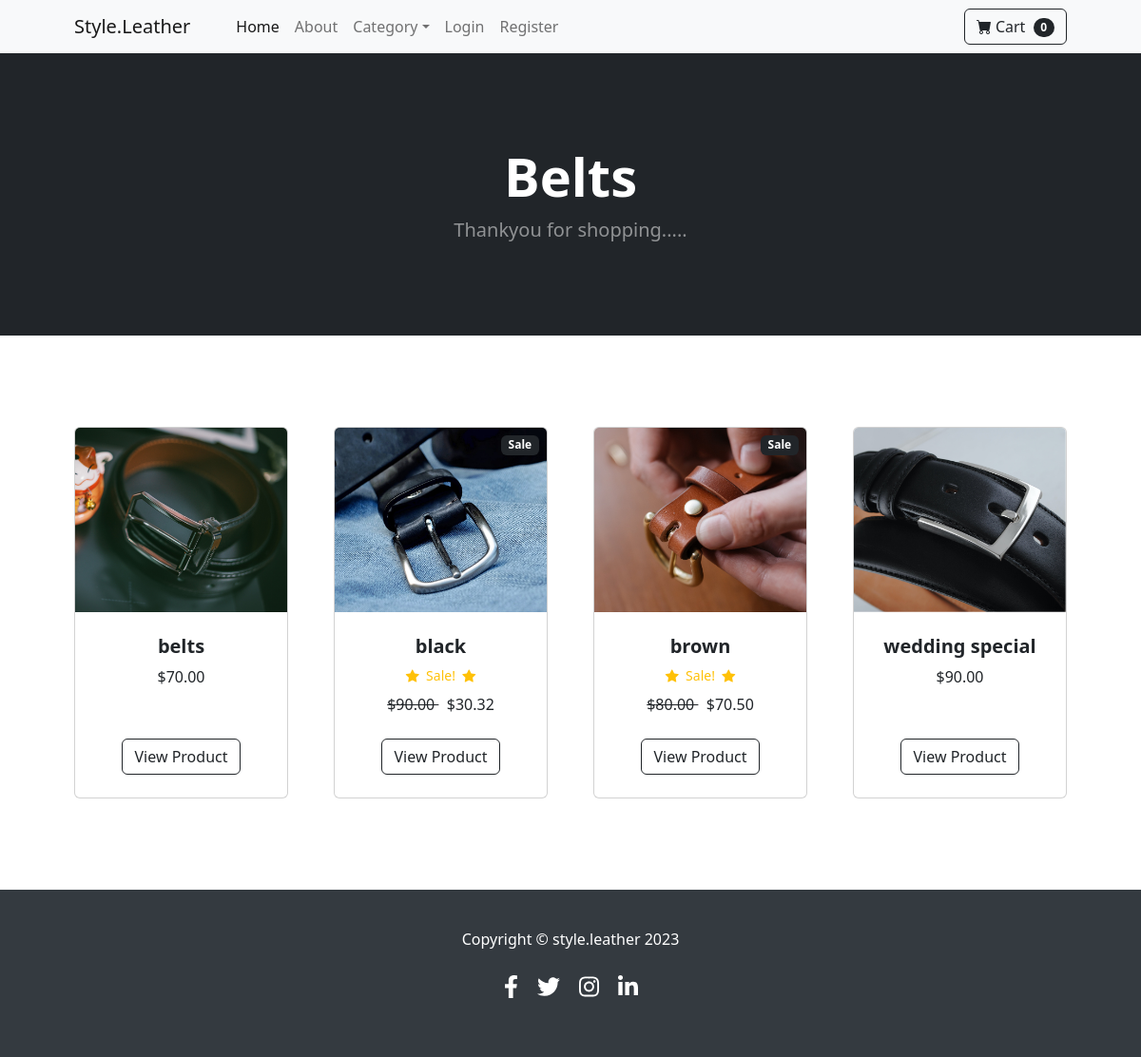
The app's page /category/Belts with its own data.
### store/models.py (models this page shows, shortened)
class Category(models.Model):
    name = models.CharField(max_length=50)
    def __str__(self):
        return self.name
    class Meta:
        verbose_name_plural = 'categories'

class Product(models.Model):
    name = models.CharField(max_length=100)
    price = models.DecimalField(default=0, decimal_places=2, max_digits=6)
    category = models.ForeignKey(Category, on_delete=models.CASCADE, default=1)
    description = models.CharField(max_length=250, default='', blank=True, null=True)
    image = models.ImageField(upload_to='uploads/product/')
    is_sale = models.BooleanField(default=False)
    sale_price = models.DecimalField(default=0, decimal_places=2, max_digits=6)

### store/views.py (the view)
# urls.py: path('category/<str:foo>', views.category, name='category'),
def category(request, foo):
	foo = foo.replace('-', ' ')
	try:
		category = Category.objects.get(name=foo)
		products = Product.objects.filter(category=category)
		return render(request, 'category.html', {'products':products, 'category':category})
	except:
		messages.success(request, ("That Category Doesn't Exist..."))
		return redirect('home')

### cart/cart.py (called while the page is built)
    def __len__(self):
        return len(self.cart)

### cart/context_processors.py (called while the page is built)
def cart(request):
	return {'cart': Cart(request)}

### templates/category.html
{% extends 'base.html' %}
{% block content %}
        <header class="bg-dark py-5">
            <div class="container px-4 px-lg-5 my-5">
                <div class="text-center text-white">
                    <h1 class="display-4 fw-bolder">
                    {{ category }}
                </h1>
                    <p class="lead fw-normal text-white-50 mb-0">Thankyou for shopping.....</p>
                </div>
            </div>
        </header>
        <section class="py-5">
            <div class="container px-4 px-lg-5 mt-5">
                <div class="row gx-4 gx-lg-5 row-cols-2 row-cols-md-3 row-cols-xl-4 justify-content-center">
                {% for product in products %}
                    {% if product.is_sale %}
                    <div class="col mb-5">
                        <div class="card h-100">
                            <div class="badge bg-dark text-white position-absolute" style="top: 0.5rem; right: 0.5rem">Sale</div>
                            <img class="card-img-top" src="{{ product.image.url }}" alt="..." />
                            <div class="card-body p-4">
                                <div class="text-center">
                                    <h5 class="fw-bolder">{{ product.name }}</h5>
                <div class="d-flex justify-content-center small text-warning mb-2">
                <div class="bi-star-fill"></div>
                &nbsp;&nbsp;Sale!&nbsp;&nbsp;
                <div class="bi-star-fill"></div>
                </div>
                                    <strike>
                                    ${{ product.price }}
                                    </strike>
                                    &nbsp;
                                    ${{ product.sale_price }}
                                </div>
                            </div>
                            <div class="card-footer p-4 pt-0 border-top-0 bg-transparent">
    <div class="text-center">
        <a class="btn btn-outline-dark mt-auto" href="{% url 'product' product.id  %}">View Product</a>
    </div>
                            </div>
                        </div>
                    </div>
                    {% else %}
                <div class="col mb-5">
                        <div class="card h-100">
                            <img class="card-img-top" src="{{ product.image.url }}" alt="..." />
                            <div class="card-body p-4">
                                <div class="text-center">
                                    <h5 class="fw-bolder">{{ product.name }}</h5>
                                    ${{ product.price }}
                                </div>
                            </div>
                            <div class="card-footer p-4 pt-0 border-top-0 bg-transparent">
    <div class="text-center"><a class="btn btn-outline-dark mt-auto" href="{% url 'product' product.id %}">View Product</a></div>
                            </div>
                        </div>
                    </div>
                        {% endif %}
                    {% endfor %}
            </div>
        </section>
{% endblock %}

### templates/base.html (shortened to what this page needs)
{% load static %}
<!DOCTYPE html>
<html lang="en">
    <head>
        <link href="https://cdn.jsdelivr.net/npm/bootstrap-icons@1.5.0/font/bootstrap-icons.css" rel="stylesheet" />
        <link href="https://cdnjs.cloudflare.com/ajax/libs/font-awesome/6.0.0-beta3/css/all.min.css" rel="stylesheet" />
        <link href="{% static 'css/styles.css' %}" rel="stylesheet" />
    </head>
    <body>
        {% include 'navbar.html' %}
        {% block content %}
        {% endblock %}
        <footer class="footer">
            <div class="container text-center">
                <p>Copyright &copy; style.leather 2023</p>
                <ul class="social-icons">
                    <li><a href="https://www.facebook.com" target="_blank"><i class="fab fa-facebook-f"></i></a></li>
                    <li><a href="https://www.twitter.com" target="_blank"><i class="fab fa-twitter"></i></a></li>
                    <li><a href="https://www.instagram.com" target="_blank"><i class="fab fa-instagram"></i></a></li>
                    <li><a href="https://www.linkedin.com" target="_blank"><i class="fab fa-linkedin-in"></i></a></li>
                </ul>
            </div>
        </footer>
    </body>
</html>

### templates/navbar.html (shortened to what this page needs)
<nav class="navbar navbar-expand-lg navbar-light bg-light">
    <div class="container px-4 px-lg-5">
        <a class="navbar-brand" href="{% url 'home' %}">Style.Leather</a>
        <div class="collapse navbar-collapse" id="navbarSupportedContent">
            <ul class="navbar-nav me-auto mb-2 mb-lg-0 ms-lg-4">
                <li class="nav-item"><a class="nav-link active" aria-current="page" href="{% url 'home' %}">Home</a></li>
                <li class="nav-item"><a class="nav-link" href="{% url 'about' %}">About</a></li>
                <li class="nav-item dropdown">
                    <a class="nav-link dropdown-toggle" id="navbarDropdown" href="#" role="button" data-bs-toggle="dropdown" aria-expanded="false">Category</a>
                </li>
                {% if user.is_authenticated %}
                <li class="nav-item"><a class="nav-link" href="{% url 'logout' %}">Logout</a></li>
                {% else %}
                <li class="nav-item"><a class="nav-link" href="{% url 'login' %}">Login</a></li>
                <li class="nav-item"><a class="nav-link" href="{% url 'register' %}">Register</a></li>
                {% endif %}
            </ul>
            <form class="d-flex">
                <a href="{% url 'cart_summary' %}" class="btn btn-outline-dark"><i class="bi-cart-fill me-1"></i>Cart
                <span class="badge bg-dark text-white ms-1 rounded-pill" id="cart_quantity">{{ cart|length }}</span></a>
            </form>
        </div>
    </div>
</nav>

### templates/base.html (style rules this page uses)
.footer { background-color: #343a40; padding: 40px 0; }
.footer p { margin: 0; color: #fff; text-align: center; }
.social-icons { list-style: none; padding: 0; display: flex; justify-content: center; margin-top: 20px; }
.social-icons li { margin: 0 10px; }
.social-icons a { color: #fff; font-size: 24px; text-decoration: none; transition: color 0.3s; }

### records on screen
Category: name "Belts"
Product: image (picture), name "belts", price "70.00"
Product: image (picture), name "black", price "90.00", sale_price "30.32"
Product: image (picture), name "brown", price "80.00", sale_price "70.50"
Product: image (picture), name "wedding special", price "90.00"

### other values on screen
{{ cart|length }} "0"
